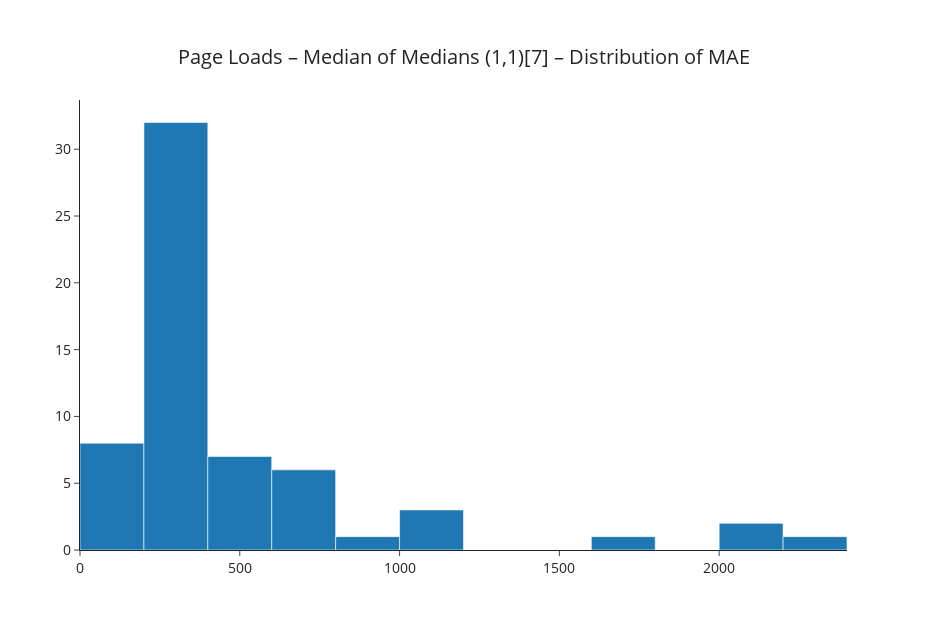

Write notebook code for a chart like this one.
### Markdown cell above
### Distributions of Validation Errors

### Code cell
scoring_name = "MAE"
display(
    plot_hist_model_scores(
        val_all_scores,
        scoring_name,
        data_name=data_name,
        model_name=model_name,
        model_version=model_version,
        engine="plotly",
    )
)

### Figure 1 — Plotly figure (JSON) as saved in the notebook; plotly's stock layout.template omitted (floating-point values rounded to 4 significant figures)
{"data": [{"type": "histogram", "x": [259.9, 477, 408.9, 290.1, 313.4, 375, 712.9, 576, 280.9, 352.4, 579.9, 390.1, 119.6, 183.4, 330.1, 296.7, 276.3, 362.9, 382, 601.9, 759, 1137, 1186, 334.1, 237.4, 805.1, 2004.0, 2396, 2149, 692.7, 660.7, 1628, 1148.0, 303, 380.1, 321.4, 285.7, 245.7, 178.3, 339.6, 450.3, 390.1, 373.1, 380, 318.3, 122.4, 136.6, 170.4, 277.6, 326.6, 273.3, 318, 240, 185.6, 221.1, 144.6, 325.6, 311.1, 515.9, 676.6, 500], "xaxis": "x", "yaxis": "y"}], "layout": {"font": {"size": 14}, "height": 630, "title": {"text": "Page Loads – Median of Medians (1,1)[7] – Distribution of MAE", "x": 0.5, "yanchor": "top"}, "width": 927, "xaxis": {"anchor": "y", "domain": [0, 1]}, "yaxis": {"anchor": "x", "domain": [0, 1]}}}
